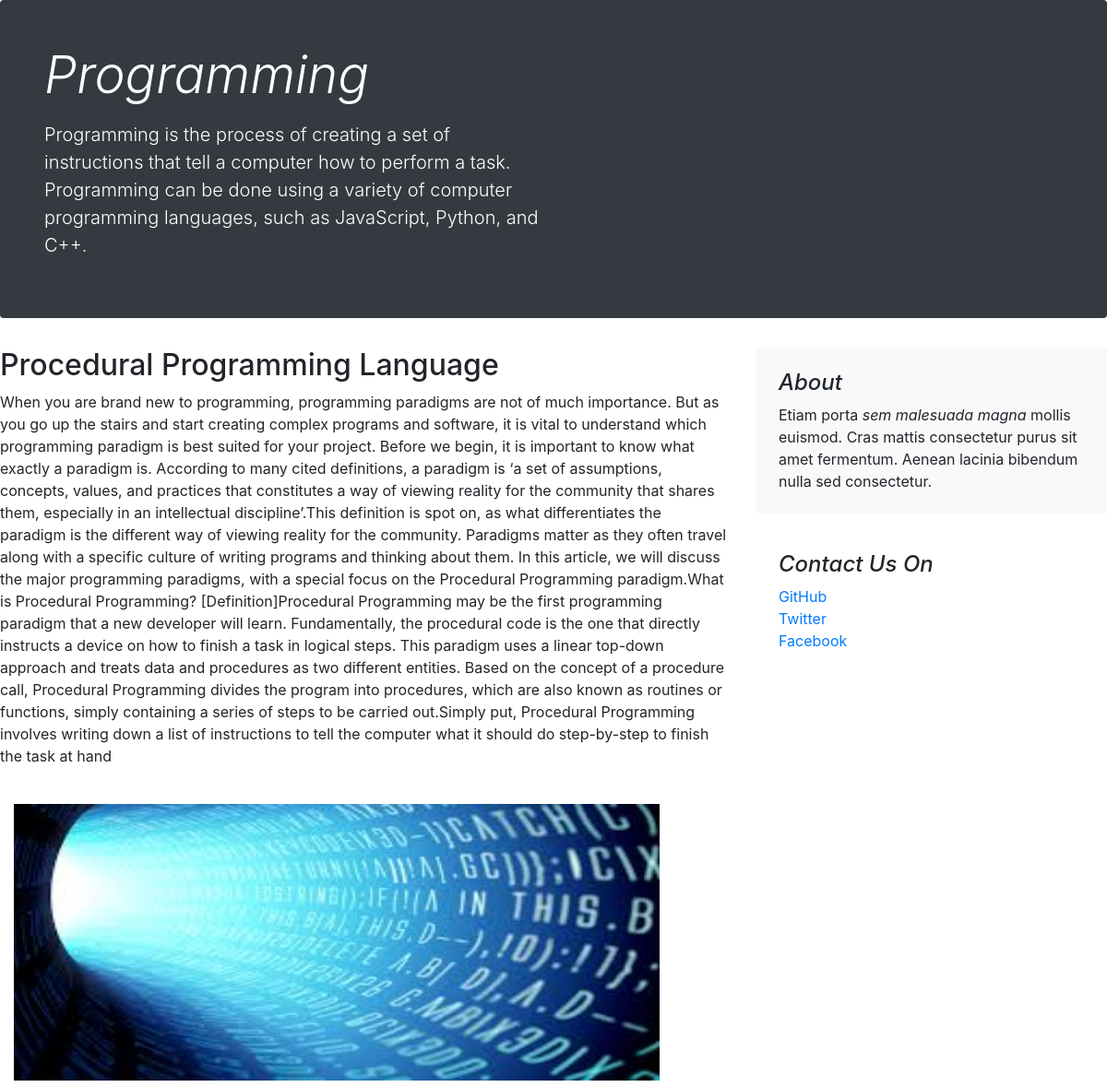
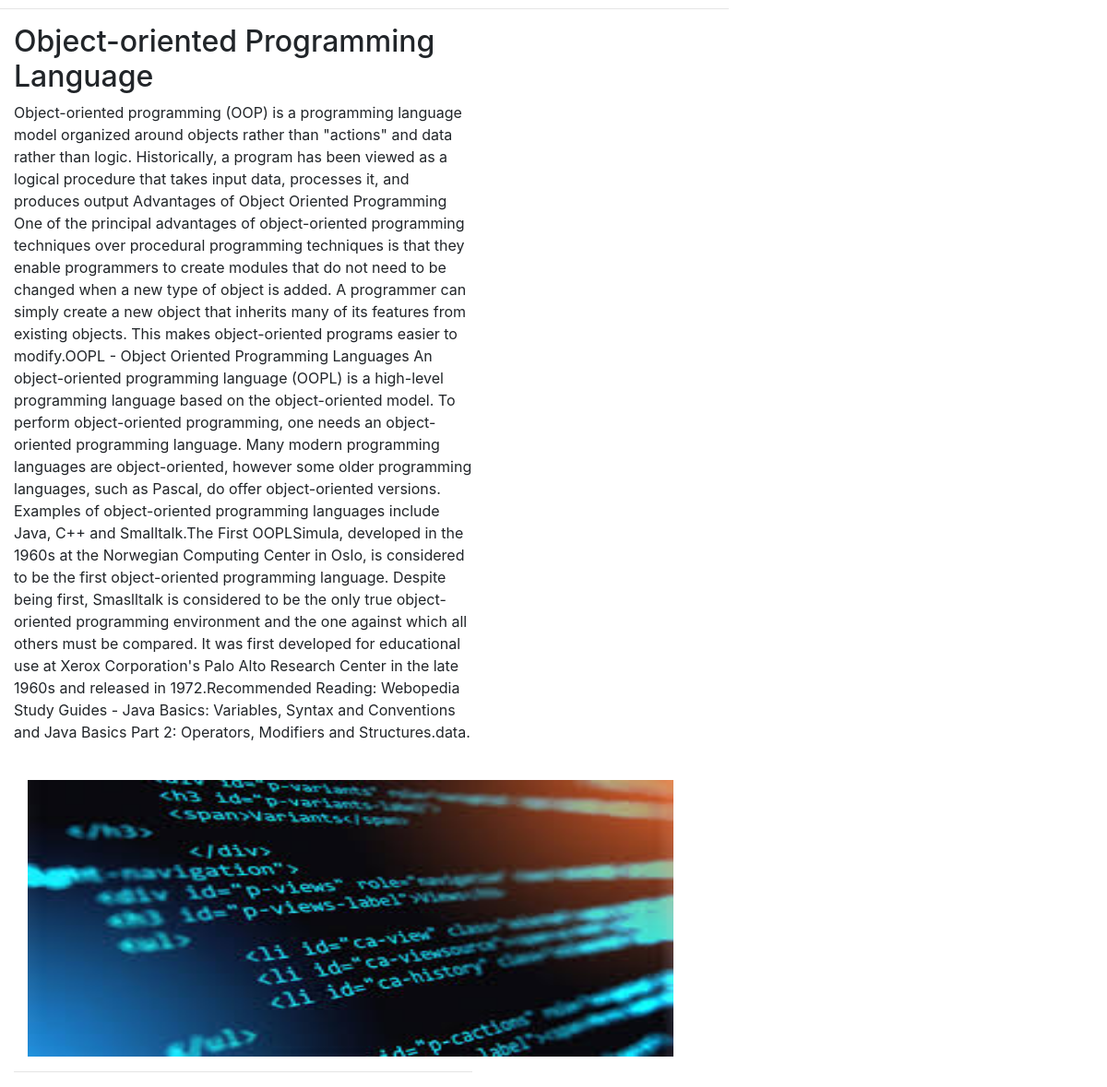
The app's page /shop/post/5 with its own data (2 pictures, top to bottom).
### shop/models.py (models this page shows, shortened)
class Blogpost(models.Model):
    post_id = models.AutoField(primary_key=True)
    title = models.CharField(max_length=50)
    titlexp = models.CharField(max_length=1000, default="")
    head1 = models.CharField(max_length=500, default="")
    exp0 = models.CharField(max_length=5000, default="")
    head2 = models.CharField(max_length=500, default="")
    exp2 = models.CharField(max_length=5000, default="")
    pub_date = models.DateField()
    thumbnail = models.ImageField(upload_to='shop/images', default="")
    thumbnail1 = models.ImageField(upload_to='shop/images', default="")

### shop/views.py (the view)
# urls.py: path("post/<int:id>", views.post, name="post")
def post(request,id):
    pos = Blogpost.objects.filter(post_id=id)[0]
    return render(request, 'shop/post.html', {'post': pos})

### shop/templates/shop/post.html (shortened to what this page needs)
<!doctype html>
<html lang="en">
  <head>
    <link rel="stylesheet" href="https://stackpath.bootstrapcdn.com/bootstrap/4.5.2/css/bootstrap.min.css">
  </head>
  <body>
    <div class="jumbotron p-4 p-md-5 text-white rounded bg-dark">
    <div class="col-md-6 px-0">
      <h1 class="display-4 font-italic">{{post.title}}</h1>
      <p class="lead my-3">{{post.titlexp}}</p>
    </div>
  </div>
    <div class="row">
    <div class="col-md-8 blog-main">
      <div class="blog-post">
        <h2 class="blog-post-title">{{post.head1}}</h2>
        <p>{{post.exp0}}</p><br>
         <div class="container">
                <img src="/media/{{post.thumbnail}}" height="300px" width="700px">
            </div>
          <hr>
      </div>
      <div class="col-md-8 blog-main">
      <div class="blog-post">
        <h2 class="blog-post-title">{{post.head2}}</h2>
        <p>{{post.exp2}}</p><br>
 <div class="container">
                <img src="/media/{{post.thumbnail1}}" height="300px" width="700px">
            </div><hr>
      </div>
    </div>
    </div>
    <aside class="col-md-4 blog-sidebar">
      <div class="p-4 mb-3 bg-light rounded">
        <h4 class="font-italic">About</h4>
        <p class="mb-0">Etiam porta <em>sem malesuada magna</em> mollis euismod. Cras mattis consectetur purus sit amet fermentum. Aenean lacinia bibendum nulla sed consectetur.</p>
      </div>
      <div class="p-4">
        <h4 class="font-italic">Contact Us On</h4>
        <ol class="list-unstyled">
          <li><a href="https://github.com/AbdulRehman744">GitHub</a></li>
          <li><a href="">Twitter</a></li>
          <li><a href="https://www.facebook.com/oye.vilen.75">Facebook</a></li>
        </ol>
      </div>
    </aside>
  </div>
  </body>
</html>

### records on screen
Blogpost: title "Programming", titlexp "Programming is the process of creating a set of instructions that tell a computer how to perform a task. Programming can be done using a variety of computer programming languages, such as JavaScript, Python, and C++.", head1 "Procedural Programming Language", exp0 "When you are brand new to programming, programming paradigms are not of much importance. But as you go up the stairs and start creating complex programs and software, it is vital to understand which programming paradigm is best suited for your project. Before we begin, it is important to know what exactly a paradigm is. According to many cited definitions, a paradigm is ‘a set of assumptions, concepts, values, and practices that constitutes a way of viewing reality for the community that shares them, especially in an intellectual discipline’.This definition is spot on, as what differentiates the paradigm is the different way of viewing reality for the community. Paradigms matter as they…", thumbnail (picture), head2 "Object-oriented Programming Language", exp2 "Object-oriented programming (OOP) is a programming language model organized around objects rather than \"actions\" and data rather than logic. Historically, a program has been viewed as a logical procedure that takes input data, processes it, and produces output Advantages of Object Oriented Programming One of the principal advantages of object-oriented programming techniques over procedural programming techniques is that they enable programmers to create modules that do not need to be changed when a new type of object is added. A programmer can simply create a new object that inherits many of its features from existing objects. This makes object-oriented programs easier to modify.OOPL -…", thumbnail1 (picture)
